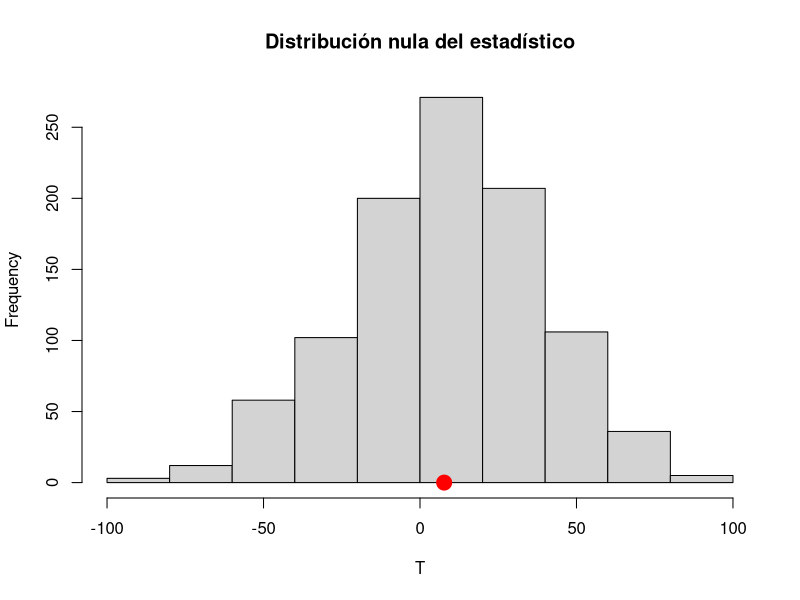
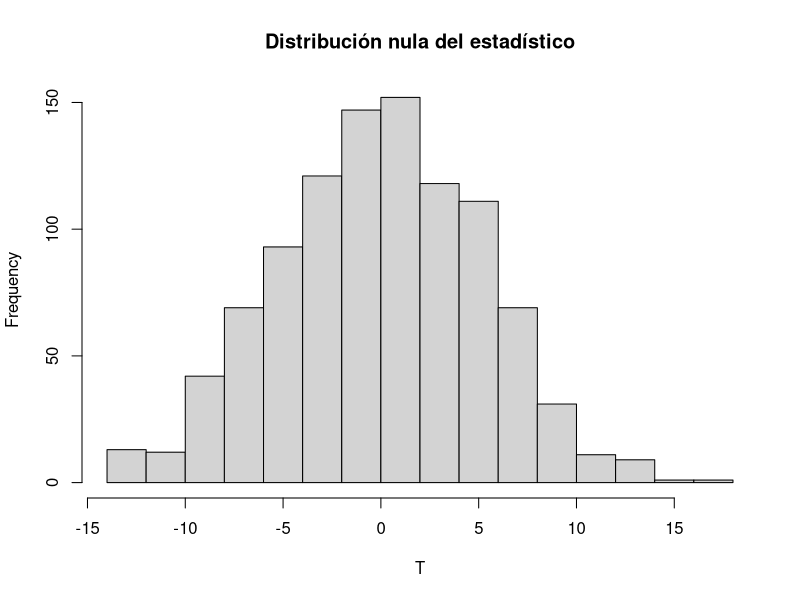

These charts were generated, in order, by the following R code:
# MUESTRA DE X DE TAMAÑO 7 CON MEDIA 129 Y SD 66.77. Y LLEVA A CABO UN TEST DE HIPÓTESIS PARA LA MEDIA 129 USANDO X_BARRA  
# -129 Y TOMANDO COMO DISTRIBUCIÓN NULA ESTIMADA: 

# A) LA DISTRIBUCIÓN EMPÍRICA DE LA MUESTRA (BOOTSTRAP SIMPLE)
# B) LA DISTRIBUCIÓN EMPÍRICA TRASLADADA PARA QUE TENGA MEDIA 129 (BOOTSTRAP TRASLADADO)

# APARTADO A
x = rnorm(7, mean=129, sd=66.77)
# CALCULO TOBS
# EL ESTADISTICO ES sqrt(n) * (mean - 129) / sd
n = 7
tobs = mean(x) - 129
tobs
B=1000
set.seed(1234)
T = numeric(B)

for (b in 1:B){
  bootsample = sample(x, size=n, replace=TRUE)
  T[b] = mean(bootsample) - 129
}
hist (T, main="Distribución nula del estadístico", xlab="T")
# H1 : MUY DISTINTA DE 129
mean(abs(T) >= abs(tobs))

points( tobs, 0, col="red", pch=19, cex=2)

# b)

x = rnorm(7, mean=129, sd=66.77)
# CALCULO TOBS
# EL ESTADISTICO ES sqrt(n) * (mean - 129) / sd
n = 7
tobs = mean(x) - 129
tobs
B=1000
set.seed(1234)
T = numeric(B)
nuevox = x - mean(x) + 129
for (b in 1:B){
  bootsample = sample(nuevox, size=n, replace=TRUE)
  T[b] = mean(bootsample) - 129
}
hist (T, main="Distribución nula del estadístico", xlab="T")
points( tobs, 0, col="red", pch=19, cex=2)
# H1: MUY DISTINTA DE 129
mean(abs(T) >= abs(tobs))
